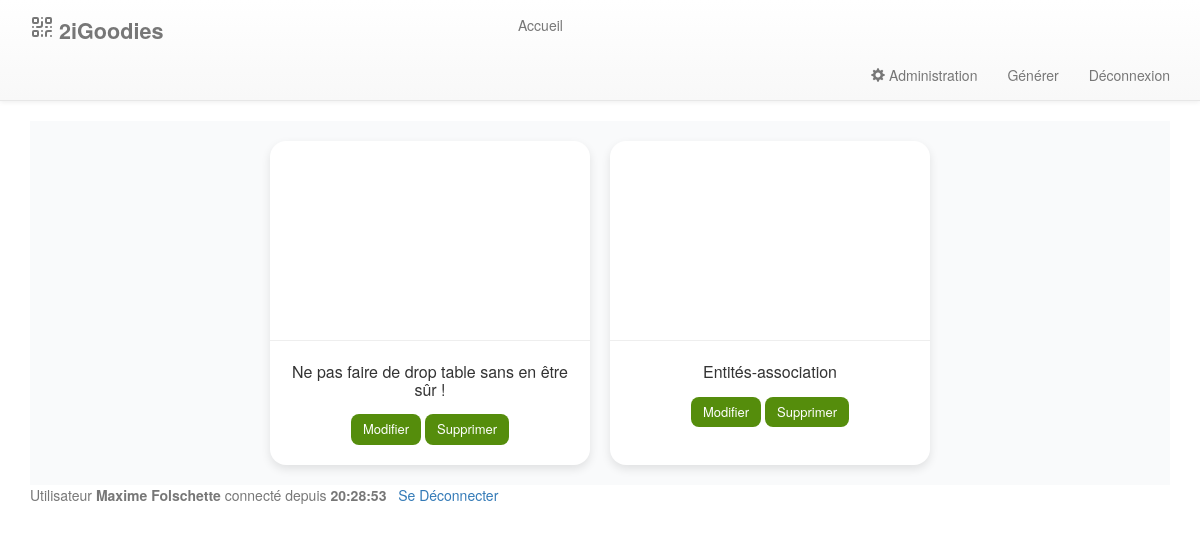
The app's page /index.php?view=accueil (signed in) with its own data.
### tables this page shows
CREATE TABLE `illustration` (
  `id` bigint(20) NOT NULL,
  `logo_url` varchar(100) NOT NULL,
  `image_url` varchar(100) NOT NULL,
  `titre` varchar(100) DEFAULT NULL,
  `hauteur_image` bigint(20) NOT NULL,
  `largeur_image` bigint(20) NOT NULL,
  `position_QR` bigint(20) NOT NULL,
  `position_texte` bigint(20) NOT NULL,
  `hauteur_qr` bigint(20) NOT NULL,
  `largeur_qr` bigint(20) NOT NULL,
  `id_qr` bigint(20) NOT NULL,
  `id_user` bigint(20) NOT NULL,
  `couleur_police` varchar(100) NOT NULL,
  `taille_police` bigint(20) NOT NULL
);

### libs/modele.php (called while the page is built, shortened)
<?php
include_once("maLibSQL.pdo.php");
function isAdmin($idUser)
{
	global $BDD_host;
	global $BDD_base;
	global $BDD_user;
	global $BDD_password;
	try {
		$dbh = new PDO("mysql:host=$BDD_host;dbname=$BDD_base", $BDD_user, $BDD_password);
		$dbh->exec("SET CHARACTER SET utf8");
		$sql = "SELECT id FROM user WHERE id = ? AND admin = '1'";
		$stmt = $dbh->prepare($sql);
		$stmt->execute([$idUser]);
		$result = $stmt->fetch(PDO::FETCH_ASSOC);
		return $result ? $result['id'] : false;
	} catch (PDOException $e) {
		die("<font color=\"red\">isAdmin: Erreur de connexion : " . $e->getMessage() . "</font>");
	}
}
function lister_image_cree($id_user)
{
	$SQL = "SELECT * FROM illustration WHERE illustration.id_user = $id_user";
	return SQLSelect($SQL);
}
?>

### libs/maLibSQL.pdo.php (called while the page is built, shortened)
<?php
function SQLSelect($sql)
{
 	global $BDD_host;
	global $BDD_base;
 	global $BDD_user;
 	global $BDD_password;
	try {
		$dbh = new PDO("mysql:host=$BDD_host;dbname=$BDD_base", $BDD_user, $BDD_password);
	} catch (PDOException $e) {
		die("<font color=\"red\">SQLSelect: Erreur de connexion : " . $e->getMessage() . "</font>");
	}
	$dbh->exec("SET CHARACTER SET utf8");
	$res = $dbh->query($sql);
	$num = $res->rowCount();
	if ($num==0) return false;
	else return $res;
}
?>

### templates/accueil.php (the view, shortened to what this page needs)
<?php
$liste = lister_image_cree($_SESSION["idUser"]) ?: [];
echo "<div style='
    display: flex;
    flex-wrap: wrap;
    gap: 20px;
    justify-content: center;
    padding: 20px;
    background: #f9fafb;
'>";
foreach($liste as $im) {
    $largeur = $im["largeur_image"];
    $hauteur = $im["hauteur_image"];
    $police = $im["taille_police"];
    $couleur = $im["couleur_police"];
    $largeur_qr = $im["largeur_qr"];
    $URL_image = $im["image_url"];
    $logo = $im["logo_url"];
    $titre = $im["titre"];
    $pos_titre = $im["position_texte"];
    $pos_qr = $im["position_QR"];
    $id = $im["id"];
    $phrase = "placement.php?"
        . "titre=" . urlencode($titre ?? "")
        . "&logo=" . urlencode($logo)
        . "&URL_image=" . urlencode($URL_image)
        . "&hauteur=310"
        . "&largeur=500"
        . "&couleur=" . urlencode($couleur)
        . "&police=" . urlencode($police)
        . "&pos_titre=" . urlencode($pos_titre)
        . "&id=" . urlencode($id)
        . "&largeur_qr=" . urlencode($largeur_qr)
        . "&pos_qr=" . urlencode($pos_qr);
    echo "
    <div style='
        background: white;
        border-radius: 16px;
        box-shadow: 0 4px 10px rgba(0,0,0,0.1);
        overflow: hidden;
        width: 320px;
        transition: transform 0.2s ease;
    '
    onmouseover=\"this.style.transform='scale(1.03)'\"
    onmouseout=\"this.style.transform='scale(1)'\">
        <iframe
            src='$phrase'
            name='zone_contenu'
            width='100%'
            height='200'
            style='border: none; border-bottom: 1px solid #eee;'>
        </iframe>
        <div style='padding: 10px 15px; text-align: center;'>
            <h3 style='font-size: 16px; color: #333; margin: 8px 0;'>$titre</h3>
            "?>
            <form action="controleur.php">
                <?php
            echo "<a href='index.php?view=QR_placement&titre=$titre&logo=$logo&URL_image=$URL_image&hauteur=$hauteur&largeur=$largeur&pos_qr=$pos_qr&pos_titre=$pos_titre&couleur=" . urlencode($couleur) . "&police=$police&id=$id&largeur_qr=$largeur_qr'
                style='
                    display: inline-block;
                    margin-top: 8px;
                    padding: 6px 12px;
                    border-radius: 8px;
                    background: rgb(85, 141, 12);
                    color: white;
                    text-decoration: none;
                    font-size: 13px;
                '>
                Modifier
            </a>";
            ?>
            <input type="submit" name="action" value="Supprimer"style='
                    display: inline-block;
                    margin-top: 8px;
                    padding: 6px 12px;
                    border-radius: 8px;
                    background: rgb(85, 141, 12);
                    color: white;
                    text-decoration: none;
                    font-size: 13px;
                    width: auto;
                '>
            </form>
        </div>
    </div>
<?php
}
echo "</div>";
?>

### css/style.css (style rules this page uses)
input[type="text"], select, input[type="password"], input[type="email"], input[type="submit"] { width: 100%; padding: 12px 14px; margin: 10px 0; border: 1px solid #ccc; border-radius: 8px; box-sizing: border-box; font-size: 16px; }
input[type="submit"] { background-color: rgb(85, 141, 12); color: white; border: none; cursor: pointer; transition: background-color 0.2s ease-in-out; }

### records on screen
illustration: titre "Ne pas faire de drop table sans en être sûr !"
illustration: titre "Entités-association"

### other values on screen
$_SESSION[prenom] "Maxime"
$_SESSION[nom] "Folschette"
$_SESSION[heureConnexion] "20:28:53"
